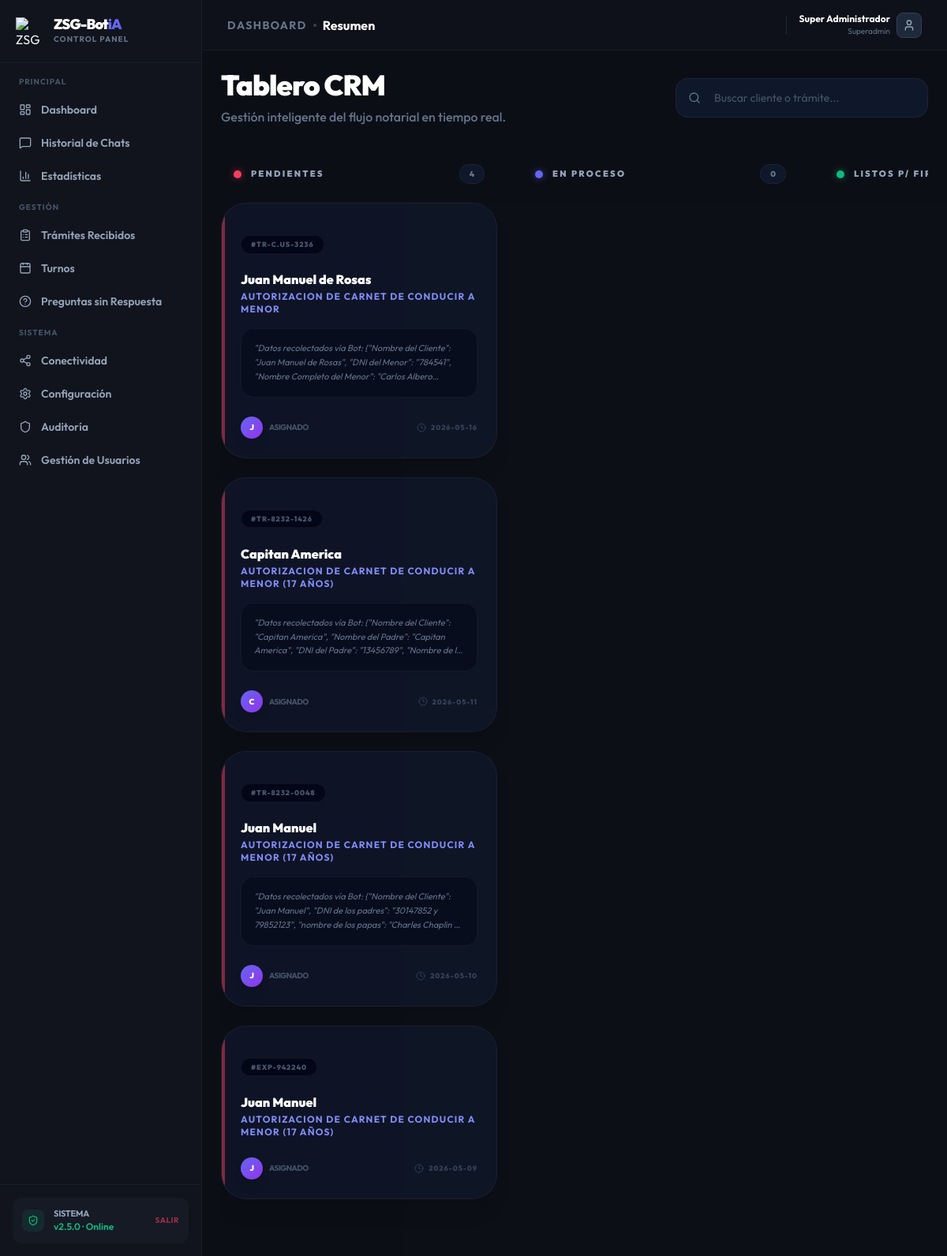
Page /admin/kanban (signed in) on the committed database.
### tables this page shows
CREATE TABLE admin_users (
            id            INTEGER PRIMARY KEY AUTOINCREMENT,
            username      TEXT UNIQUE NOT NULL,
            full_name     TEXT NOT NULL,
            email         TEXT,
            password_hash TEXT NOT NULL,
            role          TEXT NOT NULL DEFAULT 'operator',
            is_active     INTEGER NOT NULL DEFAULT 1,
            created_by    INTEGER,
            created_at    TIMESTAMP DEFAULT CURRENT_TIMESTAMP,
            last_login    TIMESTAMP
        );

CREATE TABLE proceedings (
        id INTEGER PRIMARY KEY AUTOINCREMENT,
        tracking_number TEXT UNIQUE,
        client_name TEXT,
        topic TEXT,
        status TEXT,
        notes TEXT,
        updated_at TIMESTAMP DEFAULT CURRENT_TIMESTAMP
    );

### src/main.py (the view)
@app.get("/admin/kanban", response_class=HTMLResponse)
async def view_kanban(request: Request, user: dict = Depends(require_permission("kanban"))):
    grouped = {"Pendiente": [], "En_Proceso": [], "Listo_para_Firmar": [], "Finalizado": []}
    try:
        conn = sqlite3.connect(os.path.join(ROOT_DIR, "settings.sqlite")); conn.row_factory = sqlite3.Row
        cursor = conn.cursor(); cursor.execute("SELECT * FROM proceedings ORDER BY updated_at DESC")
        items = [dict(row) for row in cursor.fetchall()]; conn.close()
        for item in items:
            status = item['status']
            key = status.replace(" ", "_")
            if key in grouped: grouped[key].append(item)
    except Exception as e:
        logging.error(f"Error silenciado previamente: {e}")
    return templates.TemplateResponse(request=request, name="admin/kanban.html", context={"grouped": grouped, "active_section": "tramites", "user": user})

### templates/admin/kanban.html (shortened to what this page needs)
{% extends "admin/layout.html" %}
{% block content %}
{% macro card(item) %}
<div class="kanban-card bg-slate-900/80 border border-white/5 p-6 rounded-[2rem] space-y-4 hover:border-indigo-500/40 transition-all shadow-xl group relative overflow-hidden" data-client="{{ item.client_name|lower }}" data-topic="{{ item.topic|lower }}" data-tracking="{{ item.tracking_number|lower }}">
    <div class="absolute top-0 left-0 w-1 h-full {% if item.status == 'Pendiente' %}bg-rose-500{% elif item.status == 'En Proceso' %}bg-indigo-500{% elif item.status == 'Listo para Firmar' %}bg-emerald-500{% else %}bg-slate-500{% endif %} opacity-50"></div>
    <div class="flex justify-between items-start">
        <span class="text-[9px] font-black tracking-widest text-slate-600 bg-slate-950 px-3 py-1 rounded-full border border-white/5 uppercase">#{{ item.tracking_number }}</span>
    </div>
    <div class="space-y-1">
        <h4 class="text-white font-black text-base leading-tight">{{ item.client_name }}</h4>
        <p class="text-xs text-indigo-400 font-bold uppercase tracking-widest">{{ item.topic }}</p>
    </div>
    {% if item.notes %}
    <div class="bg-slate-950/50 p-4 rounded-2xl border border-white/5">
        <p class="text-[11px] text-slate-500 italic leading-relaxed line-clamp-3">"{{ item.notes }}"</p>
    </div>
    {% endif %}
    <div class="flex justify-between items-center pt-2">
        <div class="flex items-center gap-2">
            <div class="w-7 h-7 rounded-full bg-gradient-to-br from-indigo-500 to-purple-600 flex items-center justify-center text-[10px] font-black text-white shadow-lg">
                {{ item.client_name[:1]|upper }}
            </div>
            <span class="text-[10px] text-slate-600 font-bold uppercase tracking-tighter">Asignado</span>
        </div>
        <div class="flex items-center gap-1.5 text-slate-700">
            <i data-lucide="clock" class="w-3 h-3"></i>
            <span class="text-[9px] font-black uppercase tracking-widest">{{ item.updated_at.split(' ')[0] if item.updated_at else '' }}</span>
        </div>
    </div>
</div>
{% endmacro %}
<header class="flex flex-col md:flex-row justify-between items-start md:items-center gap-6 mb-12">
    <div>
        <h1 class="text-4xl font-black text-white mb-2 tracking-tight">Tablero CRM</h1>
        <p class="text-slate-500 font-medium">Gestión inteligente del flujo notarial en tiempo real.</p>
    </div>
    <div class="relative w-full md:w-80 group">
        <i data-lucide="search" class="absolute left-4 top-1/2 -translate-y-1/2 w-4 h-4 text-slate-500 group-focus-within:text-indigo-400 transition-colors"></i>
        <input type="text" id="kanbanSearch" placeholder="Buscar cliente o trámite..."
               class="w-full bg-slate-900 border border-white/5 rounded-2xl py-3.5 pl-12 pr-4 text-sm text-white placeholder:text-slate-600 focus:ring-4 focus:ring-indigo-500/10 transition-all outline-none">
    </div>
</header>
<div class="flex gap-8 overflow-x-auto pb-12 custom-scrollbar items-start">
    <div class="w-[350px] flex-shrink-0 flex flex-col gap-6">
        <div class="flex items-center justify-between px-4">
            <div class="flex items-center gap-3">
                <div class="w-2.5 h-2.5 bg-rose-500 rounded-full shadow-[0_0_10px_rgba(244,63,94,0.5)]"></div>
                <span class="text-[11px] font-black text-slate-400 uppercase tracking-[0.2em]">Pendientes</span>
            </div>
            <span class="text-[10px] font-black bg-slate-900 text-slate-500 px-3 py-1 rounded-full border border-white/5">{{ grouped.Pendiente|length }}</span>
        </div>
        <div class="space-y-6">
            {% for item in grouped.Pendiente %}
                {{ card(item) }}
            {% endfor %}
        </div>
    </div>
    <div class="w-[350px] flex-shrink-0 flex flex-col gap-6">
        <div class="flex items-center justify-between px-4">
            <div class="flex items-center gap-3">
                <div class="w-2.5 h-2.5 bg-indigo-500 rounded-full shadow-[0_0_10px_rgba(99,102,241,0.5)]"></div>
                <span class="text-[11px] font-black text-slate-400 uppercase tracking-[0.2em]">En Proceso</span>
            </div>
            <span class="text-[10px] font-black bg-slate-900 text-slate-500 px-3 py-1 rounded-full border border-white/5">{{ grouped.En_Proceso|length }}</span>
        </div>
    </div>
    <div class="w-[350px] flex-shrink-0 flex flex-col gap-6">
        <div class="flex items-center justify-between px-4">
            <div class="flex items-center gap-3">
                <div class="w-2.5 h-2.5 bg-emerald-500 rounded-full shadow-[0_0_10px_rgba(16,185,129,0.5)]"></div>
                <span class="text-[11px] font-black text-slate-400 uppercase tracking-[0.2em]">Listos p/ Firma</span>
            </div>
        </div>
    </div>
</div>
{% endblock %}

### templates/admin/layout.html (shortened to what this page needs)
<!DOCTYPE html>
<html lang="es" class="dark">
<head>
    <script src="https://cdn.tailwindcss.com"></script>
</head>
<body class="h-screen overflow-hidden flex font-sans">
    <aside id="main-sidebar" class="fixed inset-y-0 left-0 z-50 w-64 bg-panel border-r border-slate-800/50 flex flex-col shrink-0 transition-transform duration-300 -translate-x-full lg:translate-x-0 lg:static lg:z-auto">
        <div class="h-20 flex items-center px-5 border-b border-slate-800/50 shrink-0">
            <div class="flex items-center gap-3">
                <img src="/static/Logo-ZSG-Bot-iA-Circulo.png" alt="ZSG Logo" class="w-9 h-9 object-contain">
                <div>
                    <span class="block text-lg font-black tracking-tighter text-white leading-none">ZSG-Bot<span class="text-brand-500">iA</span></span>
                    <span class="text-[10px] font-bold text-slate-500 uppercase tracking-widest block mt-0.5">Control Panel</span>
                </div>
            </div>
        </div>
        <nav class="flex-1 py-4 overflow-y-auto custom-scrollbar">
            <div class="px-3 mb-3">
                <p class="text-[10px] font-bold text-slate-600 uppercase tracking-widest px-3 mb-2">Principal</p>
                <div class="space-y-0.5">
                    {% if not user or 'dashboard' in user.permissions %}
                    <a href="/admin" class="nav-item flex items-center gap-3 px-3 py-2.5 rounded-lg text-sm font-semibold text-slate-400 hover:text-white hover:bg-slate-800/50 transition-all {% if request.url.path == '/admin' %}active{% endif %}">
                        <i data-lucide="layout-dashboard" class="w-4 h-4 shrink-0"></i> Dashboard
                    </a>
                    {% endif %}
                    {% if not user or 'history' in user.permissions %}
                    <a href="/admin/history" class="nav-item flex items-center gap-3 px-3 py-2.5 rounded-lg text-sm font-semibold text-slate-400 hover:text-white hover:bg-slate-800/50 transition-all ">
                        <i data-lucide="message-square" class="w-4 h-4 shrink-0"></i> Historial de Chats
                    </a>
                    {% endif %}
                    {% if not user or 'analytics' in user.permissions %}
                    <a href="/admin/analytics" class="nav-item flex items-center gap-3 px-3 py-2.5 rounded-lg text-sm font-semibold text-slate-400 hover:text-white hover:bg-slate-800/50 transition-all {% if request.url.path == '/admin/analytics' %}active{% endif %}">
                        <i data-lucide="bar-chart-3" class="w-4 h-4 shrink-0"></i> Estadísticas
                    </a>
                    {% endif %}
                </div>
            </div>
            <div class="px-3 mb-3">
                <p class="text-[10px] font-bold text-slate-600 uppercase tracking-widest px-3 mb-2">Gestión</p>
                <div class="space-y-0.5">
                    {% if not user or 'submissions' in user.permissions %}
                    <a href="/admin/submissions" class="nav-item flex items-center gap-3 px-3 py-2.5 rounded-lg text-sm font-semibold text-slate-400 hover:text-white hover:bg-slate-800/50 transition-all {% if request.url.path == '/admin/submissions' %}active{% endif %}">
                        <i data-lucide="clipboard-list" class="w-4 h-4 shrink-0"></i> Trámites Recibidos
                    </a>
                    {% endif %}
                    {% if not user or 'appointments' in user.permissions %}
                    <a href="/admin/appointments" class="nav-item flex items-center gap-3 px-3 py-2.5 rounded-lg text-sm font-semibold text-slate-400 hover:text-white hover:bg-slate-800/50 transition-all {% if request.url.path == '/admin/appointments' %}active{% endif %}">
                        <i data-lucide="calendar" class="w-4 h-4 shrink-0"></i> Turnos
                    </a>
                    {% endif %}
                    {% if not user or 'gaps' in user.permissions %}
                    <a href="/admin/gaps" class="nav-item flex items-center gap-3 px-3 py-2.5 rounded-lg text-sm font-semibold text-slate-400 hover:text-white hover:bg-slate-800/50 transition-all {% if request.url.path == '/admin/gaps' %}active{% endif %}">
                        <i data-lucide="help-circle" class="w-4 h-4 shrink-0"></i> Preguntas sin Respuesta
                    </a>
                    {% endif %}
                </div>
            </div>
            <div class="px-3">
                <p class="text-[10px] font-bold text-slate-600 uppercase tracking-widest px-3 mb-2">Sistema</p>
                <div class="space-y-0.5">
                    {% if not user or 'channels' in user.permissions %}
                    <a href="/admin/channels" class="nav-item flex items-center gap-3 px-3 py-2.5 rounded-lg text-sm font-semibold text-slate-400 hover:text-white hover:bg-slate-800/50 transition-all {% if request.url.path == '/admin/channels' %}active{% endif %}">
                        <i data-lucide="share-2" class="w-4 h-4 shrink-0"></i> Conectividad
                    </a>
                    {% endif %}
                    {% if not user or 'config' in user.permissions %}
                    <a href="/admin/config" class="nav-item flex items-center gap-3 px-3 py-2.5 rounded-lg text-sm font-semibold text-slate-400 hover:text-white hover:bg-slate-800/50 transition-all {% if request.url.path == '/admin/config' %}active{% endif %}">
                        <i data-lucide="settings" class="w-4 h-4 shrink-0"></i> Configuración
                    </a>
                    {% endif %}
                    {% if not user or 'audit' in user.permissions %}
                    <a href="/admin/audit" class="nav-item flex items-center gap-3 px-3 py-2.5 rounded-lg text-sm font-semibold text-slate-400 hover:text-white hover:bg-slate-800/50 transition-all {% if request.url.path == '/admin/audit' %}active{% endif %}">
                        <i data-lucide="shield" class="w-4 h-4 shrink-0"></i> Auditoría
                    </a>
                    {% endif %}
                    {% if user and user.role == 'superadmin' %}
                    <a href="/admin/users" class="nav-item flex items-center gap-3 px-3 py-2.5 rounded-lg text-sm font-semibold text-slate-400 hover:text-white hover:bg-slate-800/50 transition-all {% if request.url.path == '/admin/users' %}active{% endif %}">
                        <i data-lucide="users" class="w-4 h-4 shrink-0"></i> Gestión de Usuarios
                    </a>
                    {% endif %}
                </div>
            </div>
        </nav>
        <div class="p-4 border-t border-slate-800/50 shrink-0">
            <div class="bg-slate-800/30 rounded-xl p-3 flex items-center gap-3">
                <div id="sidebar-status-dot" class="w-7 h-7 rounded-lg bg-emerald-500/10 flex items-center justify-center text-emerald-500 shrink-0">
                    <i data-lucide="shield-check" class="w-3.5 h-3.5"></i>
                </div>
                <div class="flex-1 min-w-0">
                    <p class="text-[11px] font-bold text-slate-400 uppercase tracking-tight">Sistema</p>
                    <p class="text-[12px] font-semibold text-emerald-500">v2.5.0 · Online</p>
                </div>
                <a href="/logout" class="text-[10px] font-bold text-rose-500/60 hover:text-rose-500 transition-colors uppercase tracking-wider shrink-0">Salir</a>
            </div>
        </div>
    </aside>
    <main class="flex-1 flex flex-col min-w-0 bg-[#0c0f16]/50">
        <header class="h-16 bg-panel/50 border-b border-slate-800/50 flex items-center justify-between px-4 lg:px-8 shrink-0">
            <div class="flex items-center gap-3">
                <div class="flex items-center gap-2">
                    <h2 class="text-[12px] lg:text-sm font-bold text-slate-500 uppercase tracking-widest">{% block breadcrumb %}Dashboard{% endblock %}</h2>
                    <div class="w-1 h-1 bg-slate-700 rounded-full"></div>
                    <h1 class="text-sm lg:text-base font-bold text-white truncate max-w-[140px] lg:max-w-none">{% block section_title %}Resumen{% endblock %}</h1>
                </div>
            </div>
            <div class="flex items-center gap-3 lg:gap-4">
                <div class="flex items-center gap-2 group">
                    <div class="text-right hidden sm:block">
                        <p class="text-xs font-bold text-white">{{ user.full_name if user else 'Admin' }}</p>
                        <p class="text-[10px] text-slate-500">{{ user.role | capitalize if user else '' }}</p>
                    </div>
                    <div class="w-8 h-8 rounded-lg bg-slate-800 border border-slate-700 flex items-center justify-center text-slate-400 group-hover:border-brand-500/50 transition-all">
                        <i data-lucide="user" class="w-4 h-4"></i>
                    </div>
                </div>
            </div>
        </header>
        <div class="flex-1 overflow-y-auto flex flex-col relative custom-scrollbar">
            <div class="flex-1 flex flex-col p-0 lg:p-6 page-transition h-full">
                {% block content %}{% endblock %}
            </div>
        </div>
    </main>
</body>
</html>

### templates/admin/layout.html (style rules this page uses)
body { background-color: #0c0f16; color: #f1f5f9; font-feature-settings: "cv02", "cv03", "cv04", "cv11"; }
.page-transition { animation: fadeIn 0.4s ease-out; }

### rows in the picture
admin_users: full_name "Super Administrador", role "Superadmin"
proceedings: tracking_number "TR-C.US-3236", client_name "Juan Manuel de Rosas", topic "AUTORIZACION DE CARNET DE CONDUCIR A MENOR", notes "Datos recolectados vía Bot: {\"Nombre del Cliente\": \"Juan Manuel de Rosas\", \"DNI del Menor\": \"784541\", \"Nombre Completo del Menor\": \"Carlos…", client_name "J", updated_at "2026-05-16"
proceedings: tracking_number "TR-8232-1426", client_name "Capitan America", topic "AUTORIZACION DE CARNET DE CONDUCIR A MENOR (17 AÑOS)", notes "Datos recolectados vía Bot: {\"Nombre del Cliente\": \"Capitan America\", \"Nombre del Padre\": \"Capitan America\", \"DNI del Padre\": \"13456789\", \"Nombre de…", client_name "C", updated_at "2026-05-11"
proceedings: tracking_number "TR-8232-0048", client_name "Juan Manuel", topic "AUTORIZACION DE CARNET DE CONDUCIR A MENOR (17 AÑOS)", notes "Datos recolectados vía Bot: {\"Nombre del Cliente\": \"Juan Manuel\", \"DNI de los padres\": \"30147852 y 79852123\", \"nombre de los papas\": \"Charles Chaplin…", client_name "J", updated_at "2026-05-10"
proceedings: tracking_number "EXP-942240", client_name "Juan Manuel", topic "AUTORIZACION DE CARNET DE CONDUCIR A MENOR (17 AÑOS)", client_name "J", updated_at "2026-05-09"

### other values in the picture
{{ grouped.Pendiente|length }} "4"
{{ grouped.En_Proceso|length }} "0"
